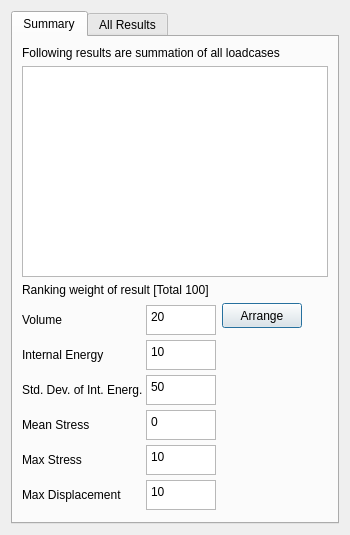
<?xml version="1.0" encoding="UTF-8"?>
<ui version="4.0">
 <class>Dialog</class>
 <widget class="QDialog" name="Dialog">
  <property name="geometry">
   <rect>
    <x>0</x>
    <y>0</y>
    <width>350</width>
    <height>535</height>
   </rect>
  </property>
  <property name="windowTitle">
   <string>Results</string>
  </property>
  <layout class="QVBoxLayout" name="verticalLayout">
   <item>
    <widget class="QTabWidget" name="tabWidget">
     <property name="minimumSize">
      <size>
       <width>0</width>
       <height>0</height>
      </size>
     </property>
     <property name="currentIndex">
      <number>0</number>
     </property>
     <widget class="QWidget" name="summary">
      <attribute name="title">
       <string>Summary</string>
      </attribute>
      <layout class="QHBoxLayout" name="horizontalLayout_2">
       <item>
        <layout class="QVBoxLayout" name="verticalLayout_3">
         <item>
          <widget class="QLabel" name="label_2">
           <property name="text">
            <string>Following results are summation of all loadcases</string>
           </property>
          </widget>
         </item>
         <item>
          <widget class="QTableView" name="resultsTable_sum">
           <property name="sizePolicy">
            <sizepolicy hsizetype="Expanding" vsizetype="Expanding">
             <horstretch>0</horstretch>
             <verstretch>0</verstretch>
            </sizepolicy>
           </property>
           <property name="minimumSize">
            <size>
             <width>0</width>
             <height>0</height>
            </size>
           </property>
           <property name="maximumSize">
            <size>
             <width>16777215</width>
             <height>350</height>
            </size>
           </property>
           <property name="toolTip">
            <string>Click the row to open file</string>
           </property>
           <property name="verticalScrollBarPolicy">
            <enum>Qt::ScrollBarAsNeeded</enum>
           </property>
           <property name="horizontalScrollBarPolicy">
            <enum>Qt::ScrollBarAsNeeded</enum>
           </property>
           <property name="sizeAdjustPolicy">
            <enum>QAbstractScrollArea::AdjustToContents</enum>
           </property>
          </widget>
         </item>
         <item>
          <widget class="QLabel" name="label_5">
           <property name="text">
            <string>Ranking weight of result [Total 100]</string>
           </property>
          </widget>
         </item>
         <item>
          <layout class="QHBoxLayout" name="horizontalLayout">
           <item>
            <layout class="QGridLayout" name="gridLayout_2" rowstretch="1,0,0,0,0,0" columnstretch="1,0">
             <property name="spacing">
              <number>3</number>
             </property>
             <item row="2" column="1">
              <widget class="QPlainTextEdit" name="standarddeviation">
               <property name="minimumSize">
                <size>
                 <width>0</width>
                 <height>0</height>
                </size>
               </property>
               <property name="maximumSize">
                <size>
                 <width>70</width>
                 <height>30</height>
                </size>
               </property>
               <property name="plainText">
                <string>50</string>
               </property>
              </widget>
             </item>
             <item row="1" column="0">
              <widget class="QLabel" name="internalenergyL">
               <property name="maximumSize">
                <size>
                 <width>16777215</width>
                 <height>30</height>
                </size>
               </property>
               <property name="text">
                <string>Internal Energy</string>
               </property>
              </widget>
             </item>
             <item row="0" column="1">
              <widget class="QPlainTextEdit" name="volume">
               <property name="sizePolicy">
                <sizepolicy hsizetype="Expanding" vsizetype="Expanding">
                 <horstretch>0</horstretch>
                 <verstretch>0</verstretch>
                </sizepolicy>
               </property>
               <property name="maximumSize">
                <size>
                 <width>70</width>
                 <height>30</height>
                </size>
               </property>
               <property name="plainText">
                <string>20</string>
               </property>
              </widget>
             </item>
             <item row="4" column="1">
              <widget class="QPlainTextEdit" name="maxstress">
               <property name="maximumSize">
                <size>
                 <width>70</width>
                 <height>30</height>
                </size>
               </property>
               <property name="plainText">
                <string>10</string>
               </property>
              </widget>
             </item>
             <item row="1" column="1">
              <widget class="QPlainTextEdit" name="internalenergy">
               <property name="minimumSize">
                <size>
                 <width>0</width>
                 <height>0</height>
                </size>
               </property>
               <property name="maximumSize">
                <size>
                 <width>70</width>
                 <height>30</height>
                </size>
               </property>
               <property name="plainText">
                <string>10</string>
               </property>
              </widget>
             </item>
             <item row="3" column="1">
              <widget class="QPlainTextEdit" name="meanstress">
               <property name="maximumSize">
                <size>
                 <width>70</width>
                 <height>30</height>
                </size>
               </property>
               <property name="plainText">
                <string>0</string>
               </property>
              </widget>
             </item>
             <item row="2" column="0">
              <widget class="QLabel" name="standarddeviationL">
               <property name="maximumSize">
                <size>
                 <width>16777215</width>
                 <height>30</height>
                </size>
               </property>
               <property name="text">
                <string>Std. Dev. of Int. Energ.</string>
               </property>
              </widget>
             </item>
             <item row="3" column="0">
              <widget class="QLabel" name="meanstressL">
               <property name="maximumSize">
                <size>
                 <width>16777215</width>
                 <height>30</height>
                </size>
               </property>
               <property name="text">
                <string>Mean Stress</string>
               </property>
              </widget>
             </item>
             <item row="5" column="1">
              <widget class="QPlainTextEdit" name="maxdisplacement">
               <property name="maximumSize">
                <size>
                 <width>70</width>
                 <height>30</height>
                </size>
               </property>
               <property name="plainText">
                <string>10</string>
               </property>
              </widget>
             </item>
             <item row="5" column="0">
              <widget class="QLabel" name="maxdisplacementL">
               <property name="maximumSize">
                <size>
                 <width>16777215</width>
                 <height>30</height>
                </size>
               </property>
               <property name="text">
                <string>Max Displacement</string>
               </property>
              </widget>
             </item>
             <item row="4" column="0">
              <widget class="QLabel" name="maxstressL">
               <property name="maximumSize">
                <size>
                 <width>16777215</width>
                 <height>30</height>
                </size>
               </property>
               <property name="text">
                <string>Max Stress</string>
               </property>
              </widget>
             </item>
             <item row="0" column="0">
              <widget class="QLabel" name="volumeL">
               <property name="sizePolicy">
                <sizepolicy hsizetype="Fixed" vsizetype="Preferred">
                 <horstretch>0</horstretch>
                 <verstretch>0</verstretch>
                </sizepolicy>
               </property>
               <property name="maximumSize">
                <size>
                 <width>200</width>
                 <height>30</height>
                </size>
               </property>
               <property name="text">
                <string>Volume</string>
               </property>
               <property name="buddy">
                <cstring>volumeL</cstring>
               </property>
              </widget>
             </item>
            </layout>
           </item>
           <item>
            <layout class="QVBoxLayout" name="verticalLayout_2">
             <item>
              <widget class="QPushButton" name="arrange">
               <property name="minimumSize">
                <size>
                 <width>0</width>
                 <height>25</height>
                </size>
               </property>
               <property name="text">
                <string>Arrange</string>
               </property>
              </widget>
             </item>
             <item>
              <spacer name="verticalSpacer">
               <property name="orientation">
                <enum>Qt::Vertical</enum>
               </property>
               <property name="sizeHint" stdset="0">
                <size>
                 <width>20</width>
                 <height>25</height>
                </size>
               </property>
              </spacer>
             </item>
            </layout>
           </item>
           <item>
            <spacer name="horizontalSpacer">
             <property name="orientation">
              <enum>Qt::Horizontal</enum>
             </property>
             <property name="sizeHint" stdset="0">
              <size>
               <width>40</width>
               <height>20</height>
              </size>
             </property>
            </spacer>
           </item>
          </layout>
         </item>
        </layout>
       </item>
      </layout>
     </widget>
     <widget class="QWidget" name="allresults">
      <attribute name="title">
       <string>All Results</string>
      </attribute>
      <layout class="QVBoxLayout" name="verticalLayout_4">
       <item>
        <layout class="QHBoxLayout" name="horizontalLayout_3">
         <item>
          <widget class="QTableView" name="resultsTable_all">
           <property name="minimumSize">
            <size>
             <width>0</width>
             <height>0</height>
            </size>
           </property>
           <property name="maximumSize">
            <size>
             <width>16777215</width>
             <height>16777215</height>
            </size>
           </property>
          </widget>
         </item>
        </layout>
       </item>
       <item>
        <widget class="QLabel" name="label_3">
         <property name="text">
          <string>You can open the files by clicking the row</string>
         </property>
        </widget>
       </item>
      </layout>
     </widget>
    </widget>
   </item>
  </layout>
 </widget>
 <tabstops>
  <tabstop>volume</tabstop>
  <tabstop>internalenergy</tabstop>
  <tabstop>standarddeviation</tabstop>
  <tabstop>meanstress</tabstop>
  <tabstop>maxstress</tabstop>
  <tabstop>maxdisplacement</tabstop>
  <tabstop>arrange</tabstop>
  <tabstop>resultsTable_sum</tabstop>
 </tabstops>
 <resources/>
 <connections/>
</ui>
